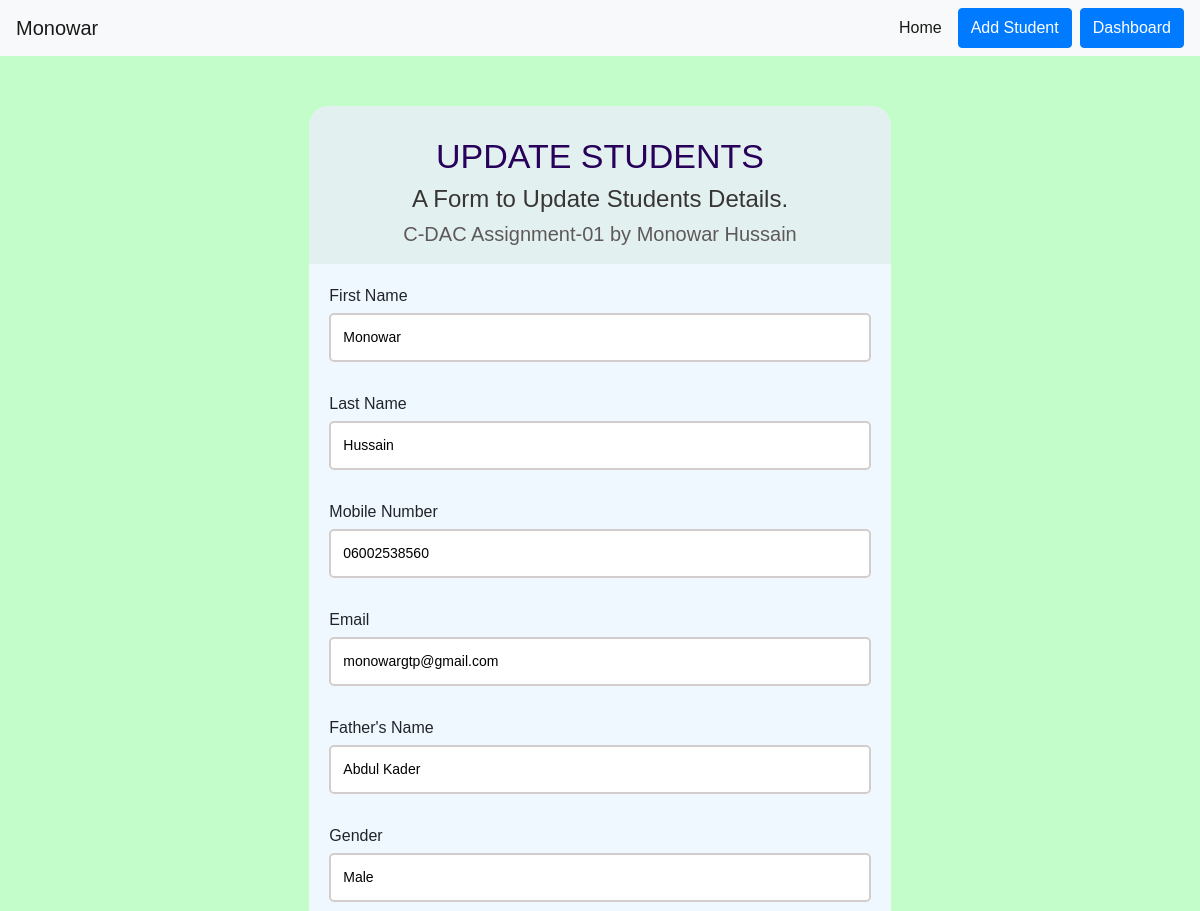
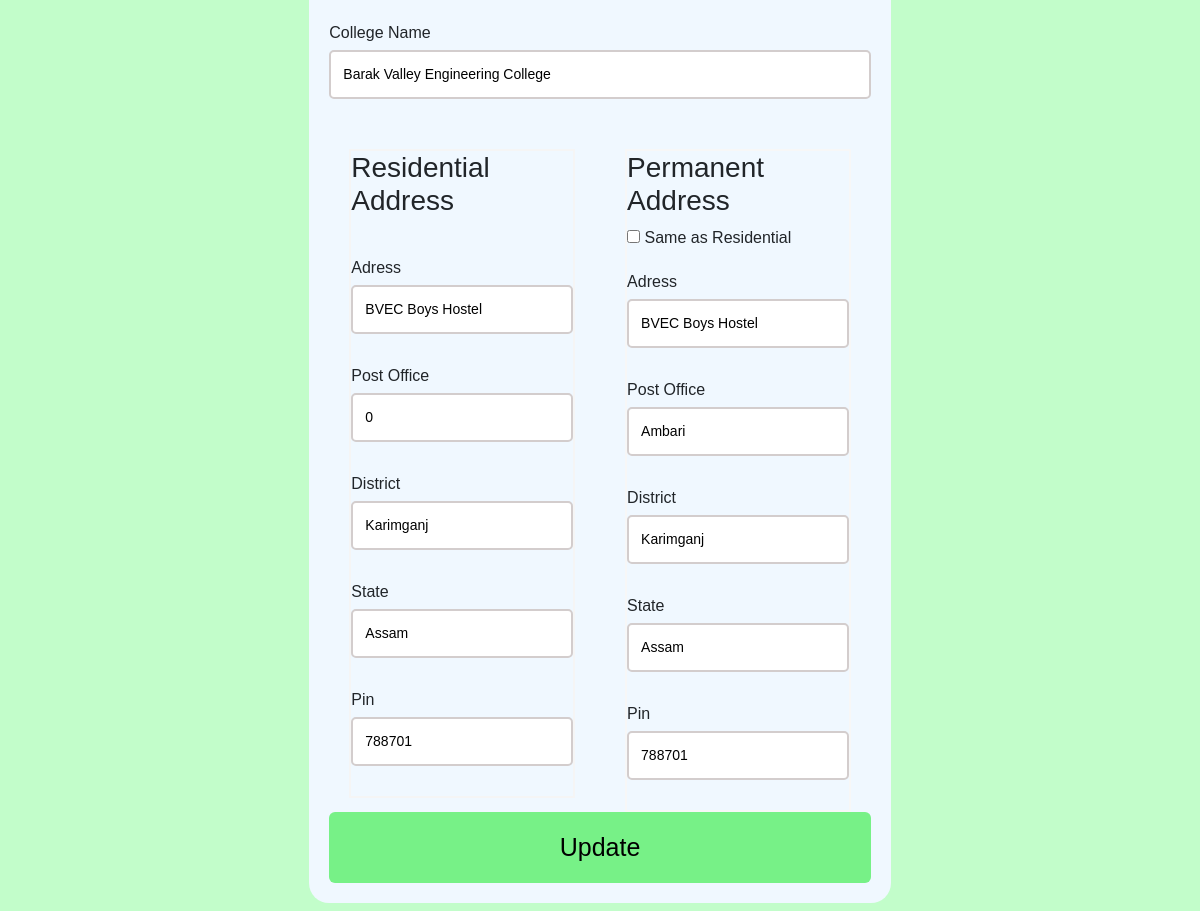
The app's page /update.php?id=24 with its own data (2 pictures, top to bottom).
### tables this page shows
CREATE TABLE `studentlist` (
  `id` int(20) NOT NULL,
  `firstname` varchar(100) NOT NULL,
  `lastname` varchar(100) NOT NULL,
  `mobile` varchar(100) NOT NULL,
  `email` varchar(100) NOT NULL,
  `fathername` varchar(100) NOT NULL,
  `gender` varchar(100) NOT NULL,
  `collegename` varchar(100) NOT NULL,
  `paddress` varchar(100) NOT NULL,
  `ppostoffice` varchar(100) NOT NULL,
  `pdistrict` varchar(100) NOT NULL,
  `pstate` varchar(100) NOT NULL,
  `ppin` varchar(100) NOT NULL,
  `raddress` varchar(100) NOT NULL,
  `rpostoffice` int(100) NOT NULL,
  `rdistrict` varchar(100) NOT NULL,
  `rstate` varchar(100) NOT NULL,
  `rpin` varchar(100) NOT NULL
);

### update.php (the view, shortened to what this page needs)
<?php
include 'connect.php';
?>
<!DOCTYPE html>
<html>
<head>
	<link rel="stylesheet" href="https://cdn.jsdelivr.net/npm/bootstrap@4.5.3/dist/css/bootstrap.min.css">
  <link rel="stylesheet" href="style.css">
</head>
<header>
<nav class="navbar navbar-expand bg-light navbar-light navbar-fixed-top ">
  <a class="navbar-brand" href="index.php">Monowar</a>
  <ul class="navbar-nav ml-auto mt-2 mt-lg-0">
      <li class="nav-item active"><a class="nav-link" href="index.php">Home</a></li>
      <button type="button" class="btn btn-primary mx-2" onclick="window.location.href='add.php';">Add Student</button>
      <button type="button" class="btn btn-primary" onclick="window.location.href='index.php';">Dashboard</button>
 </ul>
</nav>
</header>
<body>
<?php
        $id=$_GET['id'];
        $sql = "SELECT * FROM studentlist WHERE id='$id'";
        $result = mysqli_query($conn,$sql);
        $row = mysqli_fetch_array ($result)
        ?>
    <div class="container">
        <div class="header">
            <h2>Update Students</h2>
        <h4>A Form to Update Students Details.</h4>
            <h5>C-DAC Assignment-01 by  Monowar Hussain</h5>
        </div>
            <div class="form" id="form">
              <form action=""  method="POST">
                  <div class="form-control1 ">
                  <label>First Name</label>
                  <input type="text"  id="fname" name="fname" placeholder="Enter Your First Name" value="<?php echo $row['firstname']; ?>"required>
                  <small>error msg</small></div>
                  <div class="form-control1 ">
                  <label>Last Name</label>
                  <input type="text"  id="lname" name="lname" placeholder="Enter Your Last Name"value="<?php echo $row['lastname']; ?>"required >
                  <small>error msg</small></div>
                  <div class="form-control1">
                  <label>Mobile Number</label>
                  <input type="number"  id="phone"  name="phone" placeholder="Enter Your Mobile Number"value="<?php echo $row['mobile']; ?>"required >
                  <small>error msg</small></div>
                  <div class="form-control1">
                  <label>Email</label>
                  <input type="email"  id="email" name="email" placeholder="Enter Your Email ID" value="<?php echo $row['email']; ?>"required>
                  <small>error msg</small></div>
                  <div class="form-control1">
                  <label>Father's Name</label>
                  <input type="text"  id="fathername" name="fathername"  placeholder="Enter Your Father's Name"value="<?php echo $row['fathername']; ?>"required >
                  <small>error msg</small></div>
                  <div class="form-control1">
                  <label>Gender</label>
                  <input type="text"  id="gender" name="gender" placeholder="Enter Your Gender"value="<?php echo $row['gender']; ?>"required >
                  <small>error msg</small></div>
                  <div class="form-control1">
                  <label>College Name</label>
                  <input type="text"  id="collegename" name="collegename" placeholder="Enter Your College Name"value="<?php echo $row['collegename']; ?>"required >
                  <small>error msg</small></div>
                <div class="float-container">
                  <div class="raddress" >
                    <div class="raddressHeader"><h3>Residential Address</h3>
                    </div>
                    <div class="form-control1">
                    <label>Adress</label>
                    <input type="text"  id="raddress" name= "raddress" placeholder="Enter Your Address" value="<?php echo $row['raddress']; ?>"required>
                    <small>error msg</small></div>
                  <div class="form-control1">
                  <label>Post Office</label>
                  <input type="text"  id="rpostoffice" name="rpostoffice"  placeholder="Enter Your Post Office" value="<?php echo $row['rpostoffice']; ?>"required>
                  <small>error msg</small></div>
                  <div class="form-control1">
                  <label>District</label>
                  <input type="text"  id="rdistrict" name="rdistrict" placeholder="Enter Your District Name"value="<?php echo $row['rdistrict']; ?>"required >
                  <small>error msg</small></div>
                  <div class="form-control1">
                  <label>State</label>
                  <input type="text"  id="rstate" name="rstate" placeholder="Enter Your State Name" value="<?php echo $row['rstate']; ?>"required>
                  <small>error msg</small></div>
                  <div class="form-control1">
                  <label>Pin</label>
                  <input type="number"  id="rpin" name="rpin" placeholder="Enter Your PIN "value="<?php echo $row['rpin']; ?>" required>
                  <small>error msg</small></div>
                  </div>
                  <div class="paddress" >
                    <div class="paddressHeader"><h3>Permanent Address</h3>
                        <input type="checkbox" id="checkBox" name="checkBox" onchange="addressFunction()"> Same as Residential</div>
                    <div class="form-control1">
                    <label>Adress</label>
                    <input type="text"  id="paddress" name="paddress" placeholder="Enter Your Address" value="<?php echo $row['paddress']; ?>"required>
                    <small>error msg</small></div>
                    <div class="form-control1">
                    <label>Post Office</label>
                  <input type="text"  id="ppostoffice" name="ppostoffice" placeholder="Enter Your Post Office" value="<?php echo $row['ppostoffice']; ?>">
                  <small>error msg</small></div>
                  <div class="form-control1">
                  <label>District</label>
                  <input type="text"  id="pdistrict" name="pdistrict" placeholder="Enter Your District Name" value="<?php echo $row['pdistrict']; ?>"required>
                  <small>error msg</small></div>
                  <div class="form-control1">
                  <label>State</label>
                  <input type="text"  id="pstate" name="pstate" placeholder="Enter Your State Name"value="<?php echo $row['pstate']; ?>"required >
                  <small>error msg</small></div>
                  <div class="form-control1">
                  <label>Pin</label>
                  <input type="number"  id="ppin" name="ppin" placeholder="Enter Your PIN "value="<?php echo $row['ppin']; ?>"required >
                  <small>error msg</small></div>
                  </div>
                </div>
                <button name="update" class="btn">Update</button>
              </form>
            </div>
</div>
</body>
</html>

### style.css (style rules this page uses)
* { margin: 0; padding: 0; box-sizing: border-box; font-family: Arial, Helvetica, sans-serif; }
body { background-color: rgb(194, 253, 202); background-repeat: no-repeat; background-size: 100%; min-height: 100vh; min-width: 100vw; }
.container { background-color: aliceblue; border-radius:20px; padding: 0px; margin-top:50px; margin-bottom:50px; overflow: hidden; align-items: center; justify-content: center; width: calc(100vw-65vw); max-width: max-content; }
.header { padding: 10px; background-color:#e3f0f0 }
.header h4 { text-align: center; margin-top: 5px; color: rgb(56, 53, 53); }
.header h2 { font-size:34px ; text-transform: uppercase; text-align: center; color: rgb(40, 2, 90); font-family: Arial, Helvetica, sans-serif; margin-top:20px; }
.header h5 { text-align: center; margin-top: 5px; color: rgb(94, 89, 89); font-family: Arial, Helvetica, sans-serif; }
.float-container { border: none; padding: 20px; }
.raddress { width: 45%; float: left; padding: 0px; border: 2px solid rgb(245, 245, 245); }
.raddressHeader { margin-bottom: 38px; }
.paddressHeader { margin-bottom: 20px; }
.paddress { width: 45%; float: right; padding: 0px; border: 2px solid rgb(247, 247, 247); }
.form { padding: 20px ; width: 100%; }
.form-control1 { margin-bottom: 30px; position: relative; }
.form-control1 label { display: inline-block; margin-bottom: 5px; }
.form-control1 input { width: 100%; border: 2px solid #d3cdcd; border-radius: 5px; display: block; font-size: 14px; padding: 12px; }
.form .btn { background-color: rgb(119, 241, 135); border-radius: 6px; color: rgb(0, 0, 0); font-size: 25px; display: block; padding: 16px; width: 100%; margin-top: 20px; }

### records on screen
studentlist: fname "Monowar", email "monowargtp@gmail.com", raddress "BVEC Boys Hostel", rpostoffice "0", rstate "Assam", paddress "BVEC Boys Hostel", ppostoffice "Ambari", pdistrict "Karimganj"
